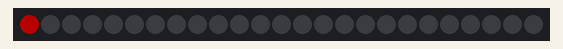
This sketch was run on a simulated Arduino Uno, built with avr-gcc and run on an emulated ATmega328P. Parts: 25 RGB LEDs in strip order, left to right. Dim RGB values are drawn brighter than linear; random numbers use the default seed unless the sketch sets one.

Above: at 1.16 s.
At 5.9 s:
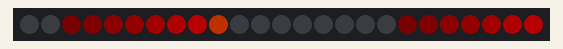
At 10.65 s:
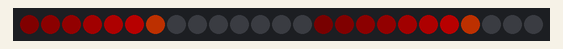
At 20.46 s:
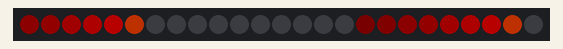
At 29.95 s:
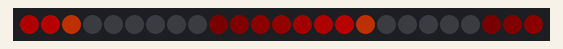
At 39.76 s:
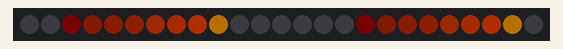

The sketch:

SpiralFinal.ino
```cpp
/*
 * Meteor Shower posted by Chemdoc77
 * Based on the outstanding MeteorShower sketch by Jon Burroughs as seen in Adam bluebottleyellowboxyellyfish’s clock
 * which Chemdoc77 slightly modified.
 */


#include <FastLED.h>

#define LED_PIN 13
#define CHIPSET NEOPIXEL
#define NUM_LEDS 25

#define BRIGHTNESS 100
CRGB leds[NUM_LEDS];


byte ledsX[NUM_LEDS][3];
uint8_t hue = 20;
uint16_t timeframe;
byte idex = 0;
byte colorTIP = 0;
byte meteorLENGTH;
byte loopCount = 1;    //low number loop counter

void setup() {

  delay(1000); // sanity delay
  FastLED.addLeds<CHIPSET, LED_PIN>(leds, NUM_LEDS);
  FastLED.setBrightness( BRIGHTNESS );
  FastLED.setMaxPowerInVoltsAndMilliamps(5,1500);
  set_max_power_indicator_LED(13);
  fill_solid(leds, NUM_LEDS, CRGB::Black);
  FastLED.show();

}

//============================================
void loop() {

  meteorShower();

}

//=============== Functions ==============

void meteorShower(){
  //hue master
  hue++;

  //populate the leds[] with stored ledsX[] array data
  for(byte i = 0; i < NUM_LEDS; i++ ) {
    ledsX[i][0] = leds[i].r;
    ledsX[i][1] = leds[i].g;
    ledsX[i][2] = leds[i].b;
  }
  //clear the previous counter clockwise position
  byte iCCW;

  //we are keeping track of elapsed time
  timeframe++;    //fx timer

   meteorLENGTH = random8(7, 38);

   //increment the meteor display frame
   idex++;
   //make sure we don't drift into space
   if (idex > meteorLENGTH) { idex = 0; }

  //meteorLENGTH is randomized during this timeframe only
  if((timeframe > 790) && (timeframe <= 1090)) { meteorLENGTH = random8(3, 12); }

  //during this point in the animation timeframe
  if(timeframe == 1180) {
    //reset the timeframe
    timeframe = 0;
    //increment the loop counter
    loopCount++;
  }

  //during this part of the loopCount, all meteors have a white colored tip
  if(loopCount == 1) { colorTIP = 0; }
  if(loopCount == 2) { colorTIP = 1; }
  //end of the desired fx, reset the variable for the next time around
  if(loopCount == 3) {
    colorTIP = 0;
    loopCount = 0;
  }

  //there are two switch case statements nestled into one another
  //we always want to control the color of the meteor tip
  //the other controls the actual meteor animation in 45 frames/case statements
  switch (idex) {
  case 0:
    switch (colorTIP){
    case 0:
      hue = 20;
      leds[0] = CHSV(20, 255, 255);
      break;
    case 1:
      hue = 40;
      leds[0] = CHSV(40,255,255);
      break;
      }
    break;

  case 1:
    leds[0] = CHSV((hue - 20), 255, 210);
    break;
  case 2:
    leds[0] = CHSV((hue - 22), 255, 180);
    break;
  case 3:
    leds[0] = CHSV((hue - 23), 255, 150);
    break;
  case 4:
    leds[0] = CHSV((hue - 24), 255, 110);
    break;
  case 5:
    leds[0] = CHSV((hue - 25), 255, 90);
    break;
  case 6:
    leds[0] = CHSV((hue - 27), 160, 60);
    break;
  case 7:
    leds[0] = CHSV((hue - 29), 140, 40);
    break;
  case 8:
    leds[0] = CHSV((hue - 30), 120, 20);
    break;
  case 9:
    leds[0] = CHSV((hue - 41), 100, 20);
    break;
  case 10:
    leds[0] = CRGB::Black;
    break;
  case 11:
    leds[0] = CRGB::Black;
    break;
  case 12:
    leds[0] = CRGB::Black;
    break;
  case 13:
    leds[0] = CRGB::Black;
    break;
  case 14:
    leds[0] = CRGB::Black;
    break;
  case 15:
    leds[0] = CRGB::Black;
    break;
  }
  //copy the LED Array
  for(byte i = 1; i < NUM_LEDS; i++ ) {
    iCCW = adjacent_ccw(i);
    leds[i].r = ledsX[iCCW][0];
    leds[i].g = ledsX[iCCW][1];
    leds[i].b = ledsX[iCCW][2];
  }
  //show the blinky
  FastLED.show();
  //control the animation speed/frame rate
  delay(25);
}

//find the adjacent counter clockwise postion of the led
//funkboxing code snippet
byte adjacent_ccw(byte i) {
  byte r;
  if (i > 0) { r = i - 1; }
  else { r = NUM_LEDS - 1; }
  return r;
}
```
